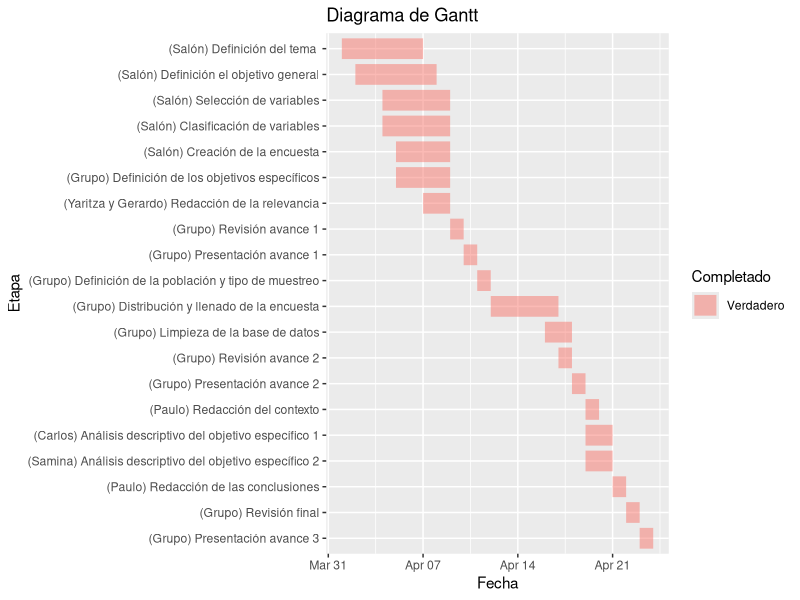

Write the R code that produced this figure.
## ---- chunk 1
#install.packages("ggplot2)
#install.packages("tidyr")
#install.packages("lubridate")
library(ggplot2)
library(tidyr)
library(lubridate)
library(dplyr)
library(readr)

today <- Sys.Date()
diagrama <- read.csv("Diagrama de gantt - Hoja 1 (3).csv") 
diagrama$Start <- paste(diagrama$Start,"/2025") 
diagrama$End <- paste(diagrama$End,"/2025") 
diagrama$Start <- dmy(diagrama$Start) 
diagrama$End <- dmy(diagrama$End) 

for (i in 1:nrow(diagrama)) {
  if (diagrama$End[i] < today) {
    diagrama$Completado[i] <- "Verdadero"
  } else {
    diagrama$Completado[i] <- "Falso"
  }
}
orden_etapas <- c()
for (i in 1:nrow(diagrama)) {
  orden_etapas[i]<- diagrama$Etapa[i]
}
orden_etapas <- rev(orden_etapas)

df <- diagrama

df.melt <- df %>%
  tidyr::pivot_longer(col = c(Start, End))

df.melt$Etapa <- factor(df.melt$Etapa, levels = orden_etapas)

p1 <- ggplot(df.melt, aes(x = value, y = Etapa, colour = Completado))
p1 <- p1 + geom_line(alpha = 0.5, linewidth = 7)
p1 <- p1 + labs(title = "Diagrama de Gantt")
p1 <- p1 + labs(x = "Fecha")
p1 <- p1 + geom_vline(xintercept = today, color = "gray", linewidth = 2, alpha = 0.5)

p1

## ---- chunk 2
DF_original <- read.csv("tendencias y factores.csv")
DF <- DF_original # DF es una copia del dataframe original
DF <- DF_original[, -c(1,2,4,18:147,164:175)] # se eliminan las columnas que no se utilizarán
DF <- DF[,-c(15,17)]
## ---- chunk 3
DF <- rename(DF,
            "Carrera" = "Área.de.la.carrera.que.estudias",
            "Costo"="X.Cuál.fue.el.costo.exacto.de.tu.laptop.actual.en.soles...Ejemplo..2499.90.",
            "Escala" = "X.Cuál.es.tu.escala.socioeconómica.",
            "Antigüedad" = "X.Hace.cuántos.años.compraste.tu.laptop."  ,
            "Marca" = "Marca.de.tu.laptop.actual" ,
            "Tipo" = "Tipo.de.laptop.actual" ,
            "RAM" = "X.Cuál.es.la.capacidad.de.memoria.RAM.de.tu.laptop.actual.",
            "Tiempo de uso" ="X.Cuánto.tiempo.en.horas.y.minutos.crees.que.usas.tu.laptop.por.día..Puede.consultar.el.Screen.Time.de.su.dispositivo." ,
            "Factor importante" = "X.Cuál.fue.el.factor.más.importante.para.elegir.tu.laptop.actual." ,
            "Publicidad" = "X.Qué.tan.influenciado.estuviste.por.la.publicidad.en.redes.sociales.para.elegir.tu.laptop.actual."  ,
            "Sistema operativo" = "X.Qué.sistema.operativo.usas." ,
            "Edad 2" = "Edad.9",
            "Sexo 2" = "Sexo.9",
            "Carrera 2" = "Área.de.la.carrera.que.estudias.9", 
            "Escala 2" = "X.Cuál.es.tu.escala.socioeconómica..9",
            "Costo 2" = "X.Cuál.fue.el.costo.exacto.de.tu.laptop.actual.en.soles...Ejemplo..2499.90..9",
            "Antigüedad 2" = "X.Hace.cuántos.años.compraste.tu.laptop..9",
            "Marca 2" = "Marca.de.tu.laptop.actual.9",
            "Tipo 2" = "Tipo.de.laptop.actual.9",
            "RAM 2" = "X.Cuál.es.la.capacidad.de.memoria.RAM.de.tu.laptop.actual..9",
            "Tiempo de uso 2" = "X.Cuánto.tiempo.en.horas.y.minutos.crees.que.usas.tu.laptop.por.día..Puede.consultar.el.Screen.Time.de.su.dispositivo..9",
            "Factor importante 2" = "X.Cuáles.fueron.los.factores.más.importante.para.elegir.tu.laptop.actual.",
            "Publicidad 2" = "X.Qué.tan.influenciado.estuviste.por.la.publicidad.en.redes.sociales.para.elegir.tu.laptop.actual..9",
            "Sistema operativo 2" = "X.Qué.sistema.operativo.usas.más.",
            "Satisfacción" =  "X.Qué.tan.satisfecho.estás.con.tu.laptop.actual."    ,
            "Satisfacción 2" = "X.Qué.tan.satisfecho.estás.con.tu.laptop.actual..9"  
  
  )

  # mostrar los nuevos encabezados
  str(DF)
## ---- chunk 4
# Lista de nombres base para las columnas que deben fusionarse
cabeceras_repetidas <- c(
  "Sexo",
  "Edad",
  "Carrera",
  "Escala",
  "Costo",
  "Antigüedad",
  "Marca",
  "Tipo",
  "RAM",
  "Tiempo de uso",
  "Factor importante",
  "Publicidad",
  "Sistema operativo",
  "Satisfacción"
)

DF <- DF %>% mutate(across(everything(), as.character))
for (nombre in cabeceras_repetidas) {  
  columnas_similares <- DF %>% select(starts_with(nombre))
  DF[[nombre]] <- apply(columnas_similares, 1, function(x) {
    primero_valido <- x[!is.na(x) & x != ""][1]
    if (is.null(primero_valido)) NA else primero_valido
  })
}

# Eliminando columnas ineecesarias
DF <- DF[,-c(15:40)]
## ---- chunk 5
# Guardar el archivo final
write_csv(DF, "Sin columnas innecesarias y renombradas.csv")
## ---- chunk 6
DF_Normalizado <- DF
## ---- chunk 7
# Mapeo de carreras
# Cargar tidyverse para manejo de datos
library(tidyverse)

# Crear tabla de mapeo
mapeo_carreras <- tibble(
  carrera_original = c(
    "Ingeniería",
    "Computación",
    "Ciencias Económicas y Empresariales",
    "Agronomía y Ciencias Veterinarias",
    "Ciencias Sociales",
    "Derecho y Ciencias Jurídicas",
    "Ciencias Naturales o Biológicas",
    "Humanidades o Letras",
    "Educación",
    "Ciencias de la Salud",
    "Artes",
    "Turismo, Hotelería y Gastronomía",
    "Ciencias Exactas o Físicas",
    "Matemáticas Puras o Aplicadas",
    "Defensa, Seguridad y Ciencias Militares",
    "Arquitectura",
    "Transporte y Logística"
  ),
  categoria_ISCED = c(
    "Ingeniería, Industria y Construcción",
    "Tecnologías de la Información y Comunicación (TIC)",
    "Administración y Derecho",
    "Agricultura, Silvicultura, Pesca y Veterinaria",
    "Ciencias Sociales, Periodismo e Información",
    "Administración y Derecho",
    "Ciencias Naturales, Matemáticas y Estadística",
    "Artes y Humanidades",
    "Educación",
    "Salud y Bienestar",
    "Artes y Humanidades",
    "Servicios",
    "Ciencias Naturales, Matemáticas y Estadística",
    "Ciencias Naturales, Matemáticas y Estadística",
    "Ingeniería, Industria y Construcción",
    "Ingeniería, Industria y Construcción",
    "Servicios"
  )
)

## ---- chunk 8
DF_Normalizado <- DF %>%
  left_join(mapeo_carreras, by = c("Carrera" = "carrera_original")) %>%
  mutate(Carrera = categoria_ISCED) %>%
  select(-categoria_ISCED)
## ---- chunk 9
DF_Normalizado[] <- lapply(DF_Normalizado, function(x) {
  if (is.character(x)) tolower(x) else x
})

## ---- chunk 10
DF_Normalizado$Escala <- factor(DF_Normalizado$Escala,
                                      levels = c("e", "d", "c", "b", "a"),
                                      ordered = TRUE)
## ---- chunk 11
DF_Normalizado$Edad <- as.character(DF_Normalizado$Edad)
DF_Normalizado$Edad <- gsub("[^0-9]", "", DF_Normalizado$Edad)
DF_Normalizado$Edad[DF_Normalizado$Edad == ""] <- NA
DF_Normalizado$Edad <- as.numeric(DF_Normalizado$Edad)
DF_Normalizado <- DF_Normalizado[DF_Normalizado$Edad >= 16 & DF_Normalizado$Edad <= 29, ]

## ---- chunk 12
DF$Costo <- as.numeric(DF$Costo)
DF$Costo[!is.na(DF$Costo) & DF$Costo > 0.5 & DF$Costo < 7.5] <- 
  DF$Costo[!is.na(DF$Costo) & DF$Costo > 0.5 & DF$Costo < 7.5] * 1000
DF$Costo[DF$Costo < 600 | DF$Costo > 20000] <- NA

## ---- chunk 13
DF_Normalizado$Antigüedad <- as.character(DF_Normalizado$Antigüedad)

DF_Normalizado$Antigüedad[DF_Normalizado$Antigüedad == "0 (menos de 1 año)"] <- "0"
DF_Normalizado$Antigüedad[DF_Normalizado$Antigüedad == "10 años"] <- "10"
DF_Normalizado$Antigüedad[DF_Normalizado$Antigüedad == "6 años"] <- "6"
DF_Normalizado$Antigüedad[DF_Normalizado$Antigüedad %in% c("7 años", "7 años ")] <- "7"
DF_Normalizado$Antigüedad[DF_Normalizado$Antigüedad == "3, 8 años de uso (segunda mano)"] <- "3"
valores_validos <- as.character(0:20)
DF_Normalizado <- DF_Normalizado[DF_Normalizado$Antigüedad %in% valores_validos | is.na(DF_Normalizado$Antigüedad), ]

DF_Normalizado$Antigüedad <- as.numeric(DF_Normalizado$Antigüedad)
## ---- chunk 14
marcas <- c(
  "hp", "asus", "lenovo", "acer", "dell", "toshiba", "msi", "apple", "huaweii", "microsoft")

DF_Normalizado <- DF_Normalizado[!(DF_Normalizado$Marca %in% c("no tengo", "no tengo ", "teros( es una computadora)", "es pc")), ]
DF_Normalizado$Marca[!(DF_Normalizado$Marca %in% marcas)] <- "otro"
## ---- chunk 15
DF_Normalizado$Tipo[DF_Normalizado$Tipo == "empresarial (productividad y seguridad. ej: lenovo thinkpad, dell latitude)"] <- "empresarial"

DF_Normalizado$Tipo[DF_Normalizado$Tipo == "gamer (potentes. ej: asus rog, acer predator, hp omen)"] <- "gamer"

DF_Normalizado$Tipo[DF_Normalizado$Tipo == "tradicional (básicas estándar. ej: hp pavilion, lenovo ideapad)"] <- "tradicional"

DF_Normalizado$Tipo[DF_Normalizado$Tipo == "ultrabook (ligeras y delgadas. ej: macbook air, dell xps 13, asus zenbook)"] <- "ultrabook"

DF_Normalizado$Tipo[DF_Normalizado$Tipo == "convertible/desmontable (se pueden usar también como tablet o laptop. ej: hp spectre x360, lenovo yoga, microsoft surface pro)"] <- "convertible"

DF_Normalizado$Tipo[DF_Normalizado$Tipo == "orientada a diseño (rendimiento gráfico. ej: macbook pro, microsoft surface laptop studio)"] <- "orientada a diseño"


## ---- chunk 16
library(stringr)

DF_Normalizado <- DF_Normalizado %>%
  mutate(RAM = tolower(as.character(RAM)),
         RAM_num = as.numeric(str_extract(RAM, "\\d+")),  # extrae primer número
         RAM = case_when(
           str_detect(RAM, "t") ~ RAM_num * 1000,
           str_detect(RAM, "no se|no sé|no estoy seguro|no lo se|nose") ~ NA_real_,
           TRUE ~ RAM_num
         )
  ) %>%
  select(-RAM_num)
